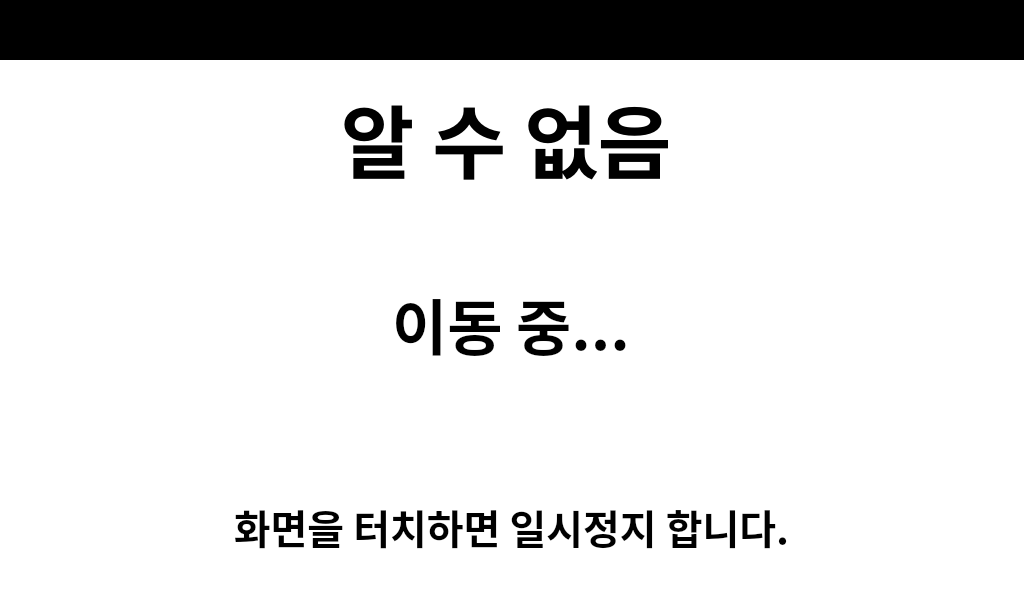
<?xml version="1.0" encoding="UTF-8"?>
<ui version="4.0">
 <class>MovingView</class>
 <widget class="QWidget" name="MovingView">
  <property name="geometry">
   <rect>
    <x>0</x>
    <y>0</y>
    <width>1024</width>
    <height>600</height>
   </rect>
  </property>
  <property name="windowTitle">
   <string>Dentium</string>
  </property>
  <property name="styleSheet">
   <string notr="true">background-color: black;</string>
  </property>
  <layout class="QVBoxLayout" name="main_layout">
   <property name="spacing">
    <number>0</number>
   </property>
   <property name="leftMargin">
    <number>0</number>
   </property>
   <property name="topMargin">
    <number>0</number>
   </property>
   <property name="rightMargin">
    <number>0</number>
   </property>
   <property name="bottomMargin">
    <number>0</number>
   </property>
   <item>
    <widget class="QWidget" name="status_bar_container" native="true">
     <property name="minimumSize">
      <size>
       <width>0</width>
       <height>60</height>
      </size>
     </property>
     <property name="maximumSize">
      <size>
       <width>16777215</width>
       <height>50</height>
      </size>
     </property>
    </widget>
   </item>
   <item>
    <widget class="QWidget" name="content_container" native="true">
     <property name="styleSheet">
      <string notr="true">background-color: white;</string>
     </property>
     <widget class="QLabel" name="name_label">
      <property name="geometry">
       <rect>
        <x>340</x>
        <y>20</y>
        <width>332</width>
        <height>116</height>
       </rect>
      </property>
      <property name="font">
       <font>
        <family>Noto Sans KR Black</family>
        <pointsize>-1</pointsize>
        <weight>75</weight>
        <bold>true</bold>
       </font>
      </property>
      <property name="styleSheet">
       <string notr="true">QLabel {
    color: black;
    font-size: 80px;
    font-weight: 600;
    font-family: &quot;Noto Sans KR Black&quot;;
    background-color: transparent;
}</string>
      </property>
      <property name="text">
       <string>알 수 없음</string>
      </property>
      <property name="alignment">
       <set>Qt::AlignCenter</set>
      </property>
     </widget>
     <widget class="QLabel" name="moving_label">
      <property name="geometry">
       <rect>
        <x>390</x>
        <y>220</y>
        <width>242</width>
        <height>87</height>
       </rect>
      </property>
      <property name="font">
       <font>
        <family>Noto Sans KR Black</family>
        <pointsize>-1</pointsize>
        <weight>75</weight>
        <bold>true</bold>
       </font>
      </property>
      <property name="styleSheet">
       <string notr="true">QLabel {
    color: black;
    font-size: 60px;
    font-weight: 600;
    font-family: &quot;Noto Sans KR Black&quot;;
    background-color: transparent;
}</string>
      </property>
      <property name="text">
       <string>이동 중...</string>
      </property>
      <property name="alignment">
       <set>Qt::AlignCenter</set>
      </property>
     </widget>
     <widget class="QLabel" name="info_label">
      <property name="geometry">
       <rect>
        <x>232</x>
        <y>437</y>
        <width>559</width>
        <height>58</height>
       </rect>
      </property>
      <property name="font">
       <font>
        <family>Noto Sans KR Black</family>
        <pointsize>-1</pointsize>
        <weight>75</weight>
        <bold>true</bold>
       </font>
      </property>
      <property name="styleSheet">
       <string notr="true">QLabel {
    color: black;
    font-size: 40px;
    font-weight: 600;
    font-family: &quot;Noto Sans KR Black&quot;;
    background-color: transparent;
}</string>
      </property>
      <property name="text">
       <string>화면을 터치하면 일시정지 합니다.</string>
      </property>
      <property name="alignment">
       <set>Qt::AlignCenter</set>
      </property>
     </widget>
    </widget>
   </item>
  </layout>
 </widget>
 <resources/>
 <connections/>
</ui>
